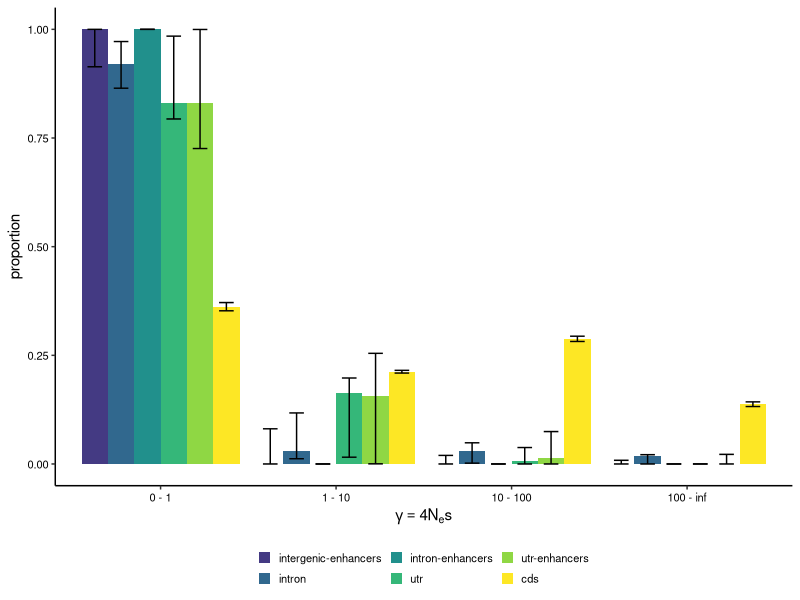

R code for this plot:
library(ggplot2)
library(dplyr)
library(viridis)

setwd('/Users/henryjuho/sal_enhancers/dfe')

dfe <- read.csv('binned_dfe_allregions.csv')
str(dfe)
dfe$region <- factor(dfe$region, levels=c('intergenic-enhancers', 'intron', 'intron-enhancers', 'utr', 'utr-enhancers', 'cds'))

str(dfe)

raw <- subset(dfe, rep==0)
bs <- subset(dfe, rep!=0)

cis <- summarise(group_by(bs, region, bin),
                 lwr=quantile(proportion, 0.025), upr=quantile(proportion, 0.975))

plot_data <- full_join(raw, cis)

dfe_plot <- ggplot(plot_data, aes(x=bin, y=proportion, fill=region)) +
  geom_bar(stat='identity', position = position_dodge(width=0.9)) +
  scale_fill_manual(values=viridis(7)[2:7]) +
  geom_errorbar(aes(ymin=lwr, ymax=upr), position = position_dodge(width=0.9), width=0.5) +
  theme_classic() +
  theme(legend.title=element_blank(),
        legend.position = "bottom", legend.key.size = unit(.33, "cm"),
        legend.text = element_text(colour = "black",size=8),
        axis.text.y = element_text(colour = "black",size=8),
        axis.text.x = element_text(colour = "black",size=8),
        strip.background = element_blank())+
  xlab(expression(gamma == 4 * N[e] * s)) +
  guides(fill = guide_legend(nrow = 2))

png('all_regions_dfe.png', width=4, height=3, units='in', res=320)

dfe_plot

dev.off()
